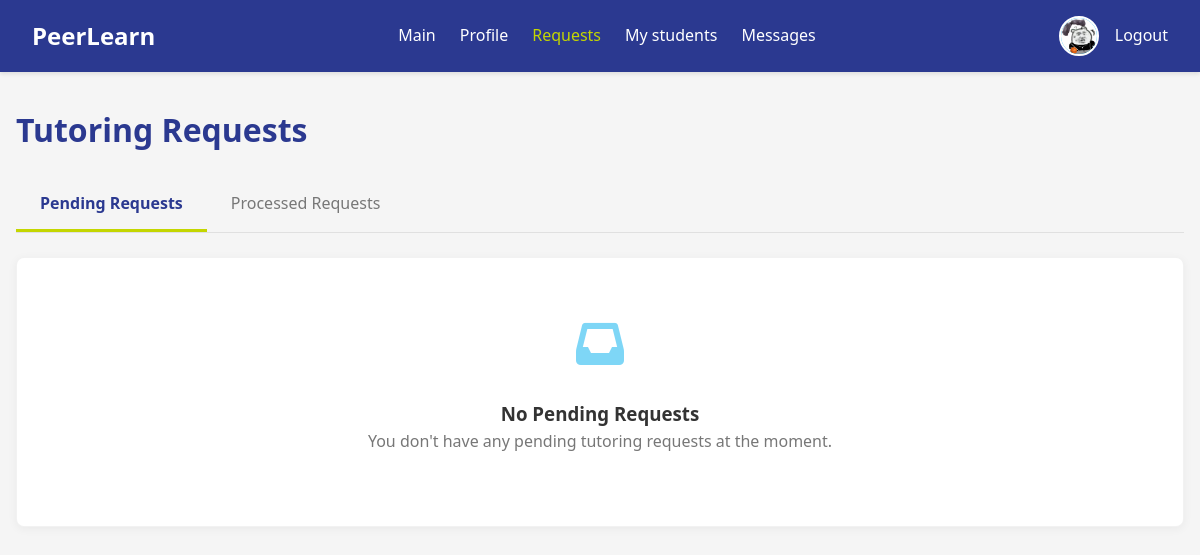
Page /tutor_requests.php (signed in) on the earlier database version.
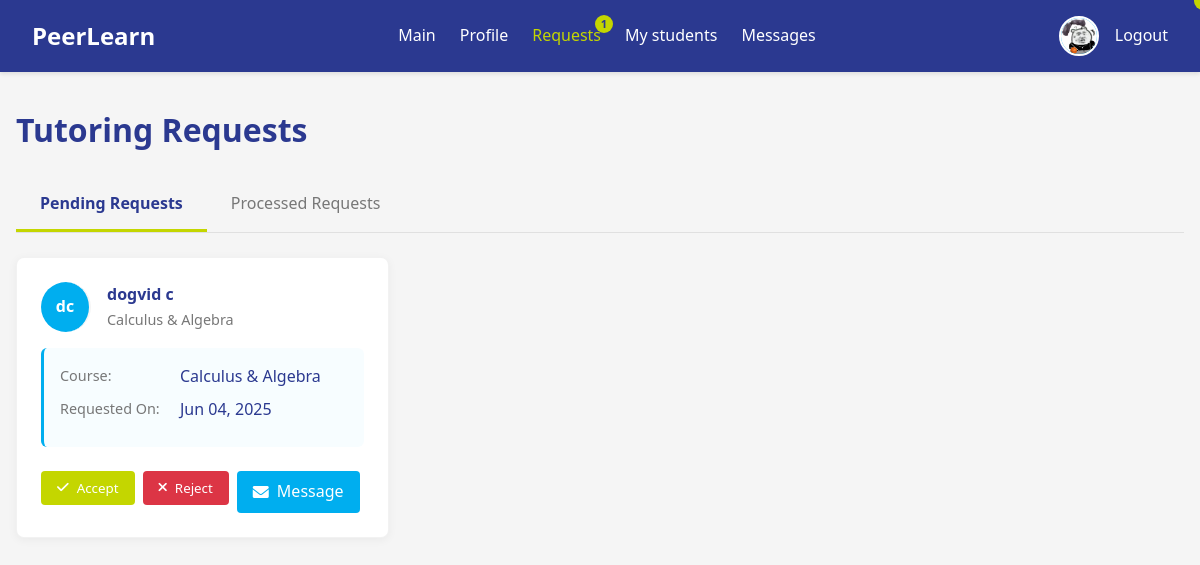
Same page on the later database version.
### tables this page shows
CREATE TABLE `user` (
  `user_id` int(11) NOT NULL,
  `username` varchar(50) NOT NULL,
  `password` varchar(255) DEFAULT NULL,
  `email` varchar(100) NOT NULL,
  `role` enum('student','tutor','admin') NOT NULL,
  `first_name` varchar(50) NOT NULL,
  `last_name` varchar(50) NOT NULL,
  `phone` varchar(20) DEFAULT NULL,
  `profile_image` varchar(255) DEFAULT NULL,
  `is_active` tinyint(1) DEFAULT 1,
  `created_at` timestamp NOT NULL DEFAULT current_timestamp(),
  `last_login` datetime DEFAULT NULL
);

CREATE TABLE `session_requests` (
  `request_id` int(11) NOT NULL,
  `tutor_id` int(11) NOT NULL,
  `student_id` int(11) NOT NULL,
  `course_id` int(11) NOT NULL,
  `location_id` int(11) NOT NULL,
  `duration` decimal(5,2) NOT NULL COMMENT 'Session duration in hours',
  `selected_date` date NOT NULL,
  `notes` text DEFAULT NULL,
  `status` enum('pending','confirmed','rejected','completed','cancelled') NOT NULL DEFAULT 'pending',
  `created_at` datetime NOT NULL
);

CREATE TABLE `course` (
  `id` int(11) NOT NULL,
  `course_name` varchar(100) NOT NULL,
  `details` text DEFAULT NULL,
  `status` enum('active','inactive') DEFAULT 'active',
  `created_at` timestamp NOT NULL DEFAULT current_timestamp(),
  `updated_at` timestamp NOT NULL DEFAULT current_timestamp() ON UPDATE current_timestamp()
);

### tutor_requests.php (the view, shortened to what this page needs)
<?php
require_once 'db_connection.php';
$user_id = $_SESSION['user_id'];
$stmt = $conn->prepare("SELECT first_name, last_name, profile_image FROM user WHERE user_id = ?");
$stmt->bind_param("i", $user_id);
$stmt->execute();
$result = $stmt->get_result();
$user = $result->fetch_assoc();
$first_name = $user['first_name'] ?? '';
$last_name = $user['last_name'] ?? '';
$profile_image = $user['profile_image'] ?? '';
$pending_requests = [];
$pending_count = 0;
$stmt = $conn->prepare("SELECT sr.request_id, sr.tutor_id, sr.student_id, sr.course_id, sr.status, sr.created_at, c.course_name, u.first_name, u.last_name, u.profile_image
                        FROM session_requests sr
                        JOIN course c ON sr.course_id = c.id
                        JOIN user u ON sr.student_id = u.user_id
                        WHERE sr.tutor_id = ? AND sr.status = 'pending'");
if (!$stmt) {
    $error_message = "Error preparing pending requests: " . $conn->error;
} else {
    $stmt->bind_param("i", $user_id);
    $stmt->execute();
    $result = $stmt->get_result();
    while ($row = $result->fetch_assoc()) {
        $pending_requests[] = $row;
    }
    $pending_count = count($pending_requests);
}
$unread_messages = 0;
$stmt = $conn->prepare("SELECT COUNT(*) as count FROM message WHERE receiver_id = ? AND is_read = 0");
if ($stmt) {
    $stmt->bind_param("i", $user_id);
    $stmt->execute();
    $result = $stmt->get_result();
    $unread_messages = $result->fetch_assoc()['count'];
}
?>
<!DOCTYPE html>
<html lang="en">
<head>
    <link rel="stylesheet" href="https://cdnjs.cloudflare.com/ajax/libs/font-awesome/6.0.0-beta3/css/all.min.css">
</head>
<body>
    <nav class="navbar">
        <div class="logo"><span>PeerLearn</span></div>
        <div class="nav-links">
            <a href="tutor_main_page.php">Main</a>
            <a href="tutor_profile.php">Profile</a>
            <a href="tutor_requests.php" class="active">Requests<?php if ($pending_count > 0): ?>
                <span class="notification-badge"><?php echo $pending_count; ?></span><?php endif; ?></a>
            <a href="tutor_students.php">My students</a>
            <a href="message.php">Messages<?php if ($unread_messages > 0): ?>
                <span class="notification-badge"><?php echo $unread_messages; ?></span><?php endif; ?></a>
        </div>
        <div class="user-menu">
            <div class="user-avatar">
                <?php if ($profile_image): ?>
                    <img src="<?php echo htmlspecialchars($profile_image); ?>" alt="Profile" class="profile-image">
                <?php else: ?>
                    <?php echo htmlspecialchars(substr($first_name, 0, 1) . substr($last_name, 0, 1)); ?>
                <?php endif; ?>
            </div>
            <a href="logout.php" style="color: white; text-decoration: none;">Logout</a>
        </div>
    </nav>
    <main>
        <h1 class="page-title">Tutoring Requests</h1>
        <div class="tabs">
            <div class="tab active" data-tab="pending">Pending Requests<?php if ($pending_count > 0): ?>
                <span class="notification-badge"><?php echo $pending_count; ?></span><?php endif; ?></div>
            <div class="tab" data-tab="processed">Processed Requests</div>
        </div>
        <div id="pending-tab" class="tab-content active">
            <?php if ($pending_requests): ?>
                <div class="request-list">
                    <?php foreach ($pending_requests as $request): ?>
                        <div class="request-card">
                            <div class="request-header">
                                <div class="student-avatar">
                                    <?php if ($request['profile_image']): ?>
                                        <img src="<?php echo htmlspecialchars($request['profile_image']); ?>" alt="Student" class="profile-image">
                                    <?php else: ?>
                                        <?php echo htmlspecialchars(substr($request['first_name'] ?? '', 0, 1) . substr($request['last_name'] ?? '', 0, 1)); ?>
                                    <?php endif; ?>
                                </div>
                                <div class="request-info">
                                    <div class="student-name"><?php echo htmlspecialchars(($request['first_name'] ?? '') . ' ' . ($request['last_name'] ?? '')); ?></div>
                                    <div class="request-subject"><?php echo htmlspecialchars($request['course_name'] ?? 'Unknown Course'); ?></div>
                                </div>
                            </div>
                            <div class="request-details">
                                <div class="detail-item">
                                    <div class="detail-label">Course:</div>
                                    <div class="detail-value"><?php echo htmlspecialchars($request['course_name'] ?? 'Unknown Course'); ?></div>
                                </div>
                                <div class="detail-item">
                                    <div class="detail-label">Requested On:</div>
                                    <div class="detail-value">
                                        <?php echo !empty($request['created_at'])
                                            ? date('M d, Y', strtotime($request['created_at']))
                                            : 'Not specified'; ?>
                                    </div>
                                </div>
                            </div>
                            <div class="request-actions">
                                <form method="post" action="tutor_requests.php">
                                    <button type="submit" class="btn btn-success"><i class="fas fa-check"></i> Accept</button>
                                </form>
                                <form method="post" action="tutor_requests.php">
                                    <button type="submit" class="btn btn-danger"><i class="fas fa-times"></i> Reject</button>
                                </form>
                                <a href="messages.php?student_id=<?php echo htmlspecialchars($request['student_id'] ?? ''); ?>" class="btn btn-message"><i class="fas fa-envelope"></i> Message</a>
                            </div>
                        </div>
                    <?php endforeach; ?>
                </div>
            <?php else: ?>
                <div class="empty-state">
                    <div class="empty-icon"><i class="fas fa-inbox"></i></div>
                    <h3>No Pending Requests</h3>
                    <p class="empty-text">You don't have any pending tutoring requests at the moment.</p>
                </div>
            <?php endif; ?>
        </div>
    </main>
</body>
</html>
</html>

### tutor_requests.php (style rules this page uses)
:root { --primary: #2B3990; --secondary: #00AEEF; --accent: #C4D600; --gray: #e0e0e0; --light-gray: #f5f5f5; --dark-gray: #777; }
* { box-sizing: border-box; margin: 0; padding: 0; font-family: 'Segoe UI', Tahoma, Geneva, Verdana, sans-serif; }
body { background-color: var(--light-gray); color: #333; line-height: 1.6; }
.navbar { display: flex; justify-content: space-between; align-items: center; background-color: var(--primary); color: white; padding: 1rem 2rem; box-shadow: 0 2px 4px rgba(0, 0, 0, 0.1); }
.logo span { font-size: 1.5rem; font-weight: bold; }
.nav-links { display: flex; gap: 1.5rem; }
.nav-links a { color: white; text-decoration: none; font-weight: 500; position: relative; }
.nav-links a.active { color: var(--accent); }
.notification-badge { position: absolute; top: -8px; right: -12px; background-color: var(--accent); color: var(--primary); border-radius: 50%; width: 18px; height: 18px; display: flex; align-items: center; justify-content: center; font-size: 0.7rem; font-weight: bold; }
.user-menu { display: flex; align-items: center; gap: 1rem; }
.user-avatar { width: 40px; height: 40px; border-radius: 50%; background-color: var(--secondary); display: flex; align-items: center; justify-content: center; color: white; font-weight: bold; overflow: hidden; border: 2px solid white; }
.profile-image { width: 100%; height: 100%; object-fit: cover; }
main { max-width: 1200px; margin: 2rem auto; padding: 0 1rem; }
.page-title { margin-bottom: 1.5rem; color: var(--primary); font-weight: 600; }
.tabs { display: flex; border-bottom: 1px solid var(--gray); margin-bottom: 1.5rem; }
.tab { padding: 0.75rem 1.5rem; cursor: pointer; font-weight: 500; border-bottom: 3px solid transparent; color: var(--dark-gray); }
.tab.active { border-bottom-color: var(--accent); color: var(--primary); font-weight: 600; }
.tab-content { display: none; }
.tab-content.active { display: block; }
.request-list { display: grid; grid-template-columns: repeat(auto-fill, minmax(350px, 1fr)); gap: 1.5rem; }
.request-card { background-color: white; border-radius: 8px; box-shadow: 0 2px 10px rgba(0, 0, 0, 0.05); padding: 1.5rem; border: 1px solid rgba(0, 0, 0, 0.05); }
.request-header { display: flex; align-items: center; gap: 1rem; margin-bottom: 1rem; }
.student-avatar { width: 50px; height: 50px; border-radius: 50%; background-color: var(--secondary); display: flex; align-items: center; justify-content: center; color: white; font-weight: bold; overflow: hidden; border-right: 2px solid var(--light-gray); }
.request-info { flex: 1; }
.student-name { font-weight: 600; color: var(--primary); }
.request-subject { color: var(--dark-gray); font-size: 0.9rem; }
.request-details { margin-bottom: 1.5rem; background-color: rgba(0, 174, 239, 0.03); padding: 1rem; border-radius: 6px; border-left: 3px solid var(--secondary); }
.detail-item { display: flex; margin-bottom: 0.5rem; }
.detail-label { width: 120px; color: var(--dark-gray); font-size: 0.9rem; }
.detail-value { flex: 1; font-weight: 500; color: var(--primary); }
.request-actions { display: flex; gap: 0.5rem; flex-wrap: wrap; }
.btn { padding: 0.5rem 1rem; border: none; border-radius: 4px; cursor: pointer; font-weight: 500; display: inline-flex; align-items: center; gap: 0.5rem; text-decoration: none; }
.btn-success { background-color: var(--accent); color: white; }
.btn-danger { background-color: #dc3545; color: white; }
.btn-message { background-color: var(--secondary); color: white; }
.empty-state { text-align: center; padding: 3rem; background-color: white; border-radius: 8px; box-shadow: 0 2px 10px rgba(0, 0, 0, 0.05); border: 1px solid rgba(0, 0, 0, 0.05); }
.empty-icon { font-size: 3rem; color: var(--secondary); margin-bottom: 1rem; opacity: 0.5; }
.empty-text { color: var(--dark-gray); margin-bottom: 1.5rem; }

Differences in the rows shown:
added session_requests: student.last_name "dc", student.last_name "dogvid c", course.course_name "Calculus & Algebra", created_at "Jun 04, 2025"
Other differences:
$pending_count: (not shown) → "1"
text no longer shown: "No Pending Requests You don't have any pending tutoring requests at the moment."
